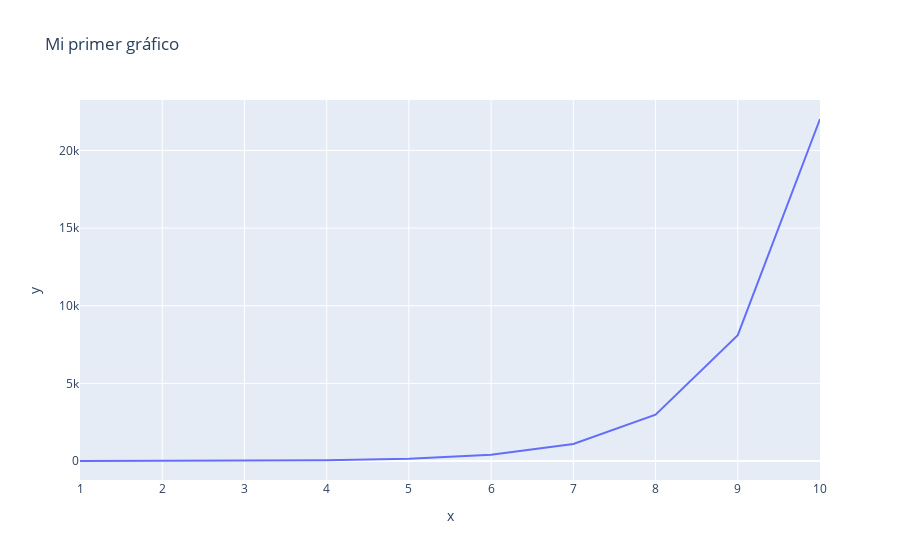

The cell this chart's notebook holds for it:
### Code cell
import plotly.express as px

fig = px.line(x=x,y=y,title="Mi primer gráfico")
fig.show()

### Figure 1 — Plotly figure (JSON) as saved in the notebook; plotly's stock layout.template omitted (floating-point values rounded to 4 significant figures)
{"data": [{"hovertemplate": "x=%{x}<br>y=%{y}<extra></extra>", "legendgroup": "", "line": {"color": "#636efa", "dash": "solid"}, "marker": {"symbol": "circle"}, "mode": "lines", "name": "", "orientation": "v", "showlegend": false, "type": "scatter", "x": [1, 2, 3, 4, 5, 6, 7, 8, 9, 10], "xaxis": "x", "y": [2.718, 7.389, 20.09, 54.6, 148.4, 403.4, 1097.0, 2981.0, 8103.0, 22030.0], "yaxis": "y"}], "layout": {"legend": {"tracegroupgap": 0}, "title": {"text": "Mi primer gráfico"}, "xaxis": {"anchor": "y", "domain": [0, 1], "title": {"text": "x"}}, "yaxis": {"anchor": "x", "domain": [0, 1], "title": {"text": "y"}}}}
